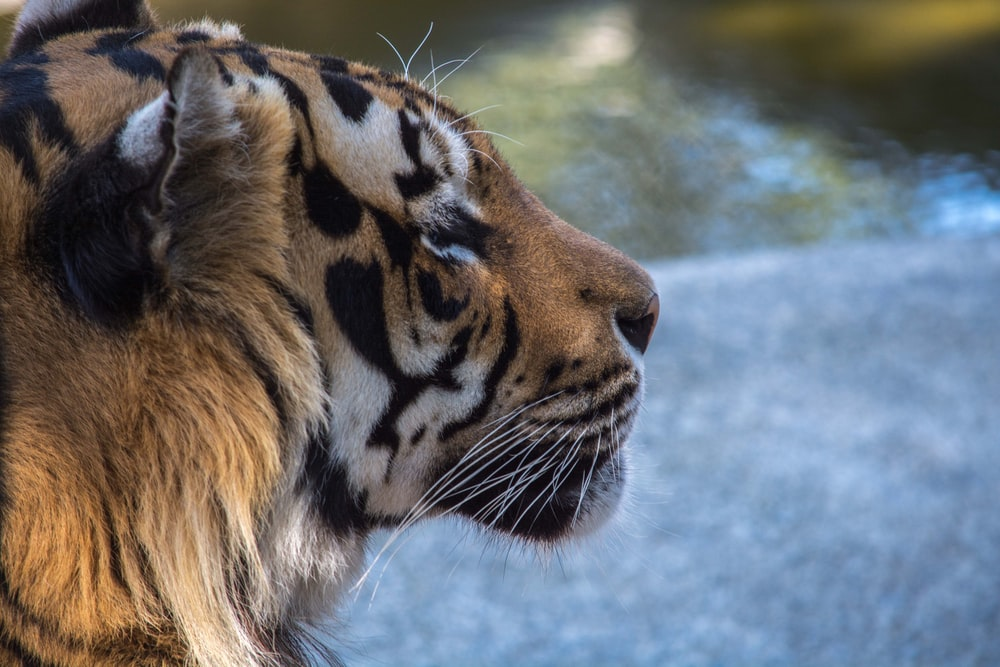
#> input picture pic.jpg, 1000 x 667 px, given in place of pic.png, which was not available
$ jupyter execute 3.4.ipynb
#> lines starting #> are read from the running program, lines starting #| are printed output that depends on the picture; pictures that were not available may be replaced by others from this repository, and a replacement may not be noted
[cell 1]
import cv2
import numpy as np

[cell 2]
image = cv2.imread('./pictures/pic.png')
#> image is the input picture: shape (667, 1000, 3); mean B, G, R 113.4, 109.7, 107.6

[cell 3]
image_scaled = cv2.resize(image,None,fx=0.75,fy=0.75)
cv2.imshow('scaling - liner Interpolation',image_scaled)
cv2.waitKey()

img_scaled = cv2.resize(image,None,fx=2,fy=2,interpolation=cv2.INTER_CUBIC)
cv2.imshow('scaling - cubic Interpolation',img_scaled)
cv2.waitKey()

img_scaled = cv2.resize(image,(900,400),interpolation=cv2.INTER_AREA)
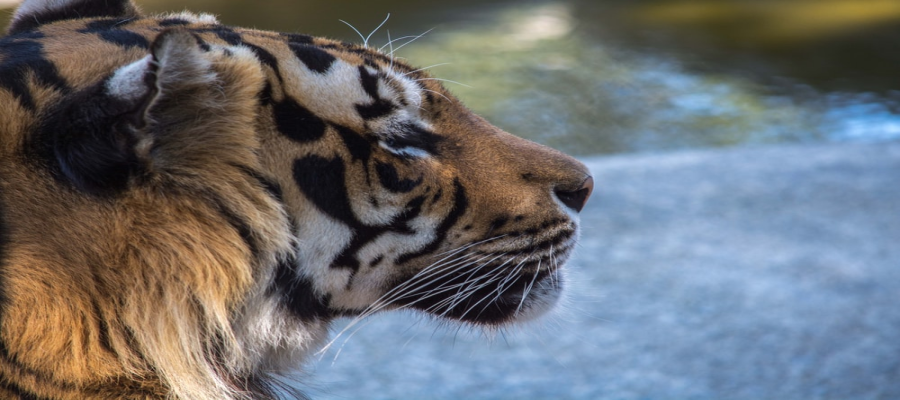
#> img_scaled: shape (400, 900, 3); mean B, G, R 113.4, 109.7, 107.6
cv2.imshow('scaling - skewed size',img_scaled)
cv2.waitKey()

cv2.destroyAllWindows()

[cell 4]
smaller = cv2.pyrDown(image)
larger = cv2.pyrUp(smaller)

cv2.imshow('original',image)
cv2.imshow('smaller',smaller)
cv2.imshow('larger',larger)

cv2.waitKey(0)
cv2.destroyAllWindows()

[cell 5]
height,width = image.shape[:2]
#> height = 667; width = 1000
start_row,start_col = int(height*0.25),int(width*0.25)
#> start_row = 166; start_col = 250
end_row,end_col = int(height*0.75),int(width*0.75)
#> end_row = 500; end_col = 750

cropped = image[start_row:end_row,start_col:end_col]
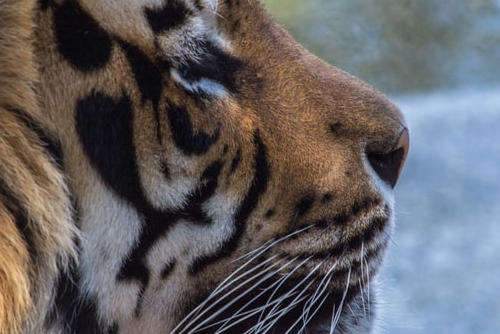
#> cropped: shape (334, 500, 3); mean B, G, R 98.6, 96.2, 98.9

cv2.imshow('original image',image)
cv2.waitKey(0)
cv2.imshow('cropped image',cropped)
cv2.waitKey(0)
cv2.destroyAllWindows()

$ run again, with aa.jpg copied over pic.jpg
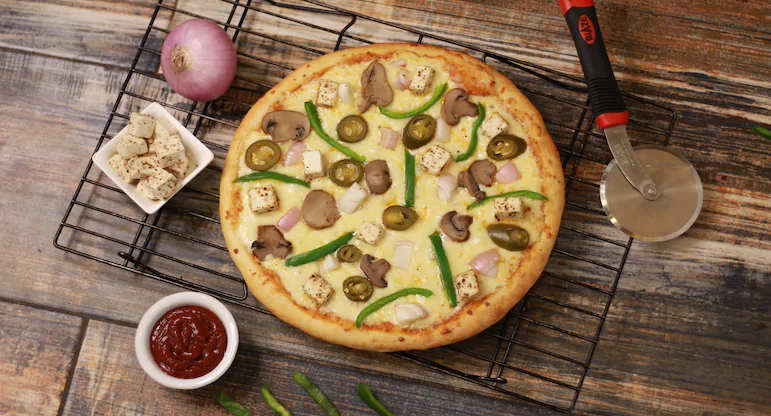
#> input picture aa.jpg, 771 x 416 px, given in place of pic.png, which was not available
#> image is the input picture: shape (416, 771, 3); mean B, G, R 81.1, 108.9, 136
#> `img_scaled = cv2.resize(image,(900,400),interpolation=cv2.INTER_AREA)`:
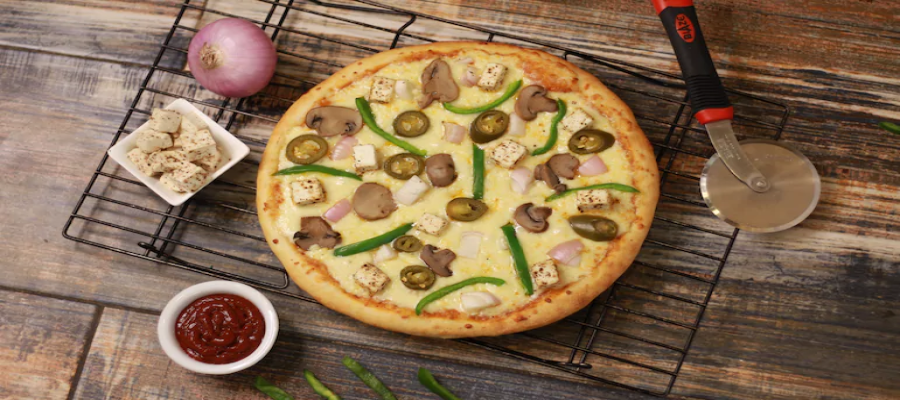
#> img_scaled: shape (400, 900, 3); mean B, G, R 81, 108.8, 135.9
#> `cropped = image[start_row:end_row,start_col:end_col]`:
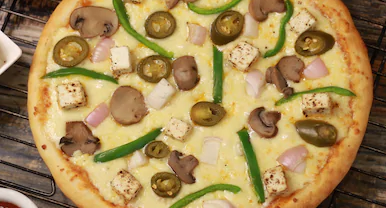
#> cropped: shape (208, 386, 3); mean B, G, R 85, 137.6, 166.4
